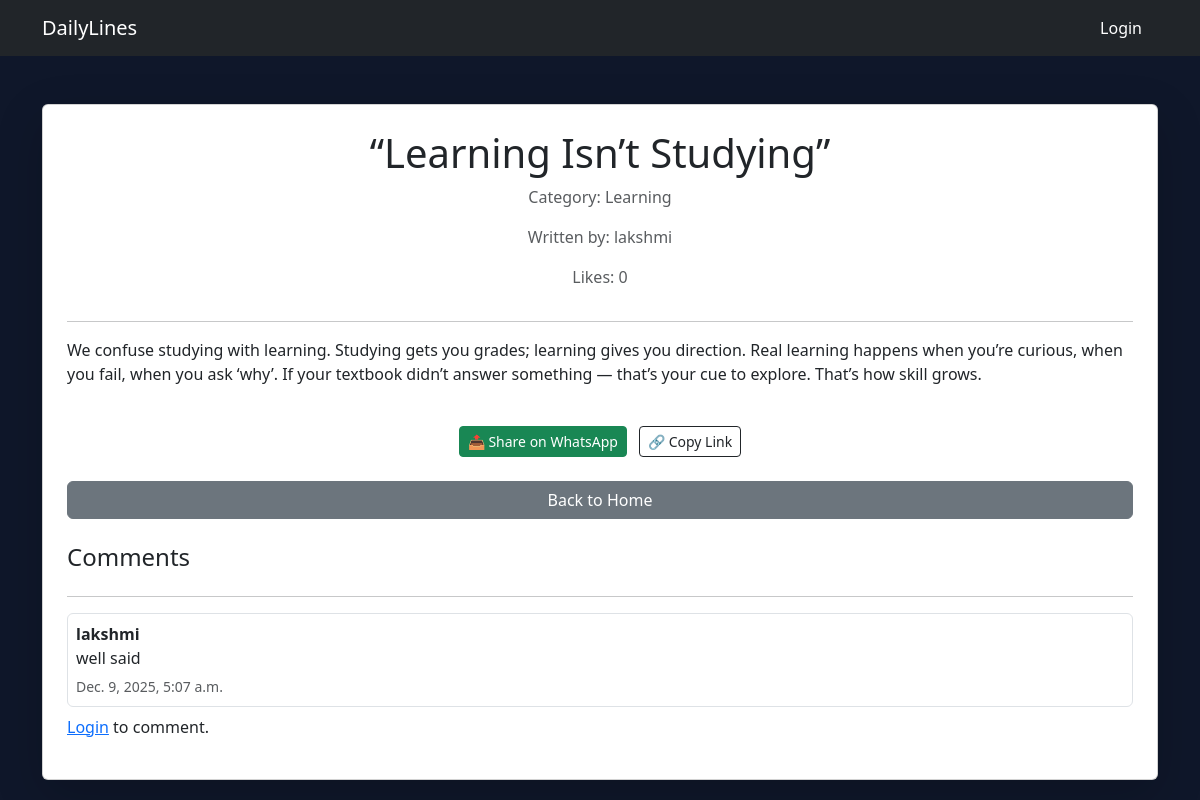
The app's page /post/2/ with its own data.
### blog/models.py (models this page shows, shortened)
class Post(models.Model):
    title = models.CharField(max_length=200)
    content = models.TextField()
    image = models.ImageField(upload_to='post_images/', blank=True, null=True)
    category = models.ForeignKey(Category, on_delete=models.SET_NULL, null=True)
    author = models.ForeignKey(User, on_delete=models.CASCADE)
    created_at = models.DateTimeField(auto_now_add=True)

class Category(models.Model):
    name = models.CharField(max_length=100, unique=True)

class Comment(models.Model):
    post = models.ForeignKey(Post, on_delete=models.CASCADE, related_name="comments")
    user = models.ForeignKey('auth.User', on_delete=models.CASCADE)
    text = models.TextField()
    created_at = models.DateTimeField(auto_now_add=True)

### blog/views.py (the view)
# urls.py: path('post/<int:id>/', views.post_details, name='post_details'),
def post_details(request, id):
    post = get_object_or_404(Post, id=id)
    comments = post.comments.all().order_by('-created_at')
    liked = False
    if request.user.is_authenticated:
        liked = post.likes.filter(user=request.user).exists()
    if request.method == "POST":
        form = CommentForm(request.POST)
        if form.is_valid():
            new_comment = form.save(commit=False)
            new_comment.post = post
            new_comment.user = request.user
            new_comment.save()
            return redirect('post_details', id=post.id)
    else:
        form = CommentForm()
    return render(request, 'blog/post_details.html', {
        'post': post,
        'comments': comments,
        'form': form,
        'liked': liked   # << send to template
    })

### blog/templates/blog/post_details.html (shortened to what this page needs)
<!DOCTYPE html>
<html>
<head>
    <link href="https://cdn.jsdelivr.net/npm/bootstrap@5.3.2/dist/css/bootstrap.min.css" rel="stylesheet">
</head>
<body style="background-color:#0f172a; color:#e5e7eb;">
<nav class="navbar navbar-expand-lg navbar-dark bg-dark">
  <div class="container">
    <a class="navbar-brand" href="{% url 'home' %}">DailyLines</a>
    <div class="collapse navbar-collapse">
      <ul class="navbar-nav ms-auto">
        {% if user.is_authenticated %}
            <li class="nav-item">
                <span class="nav-link">Welcome, {{ user.username }}</span>
            </li>
            <li class="nav-item">
                <form method="POST" action="{% url 'logout' %}">
                    {% csrf_token %}
                    <button type="submit" class="btn btn-danger text-white px-3">Logout</button>
                </form>
            </li>
        {% else %}
            <li class="nav-item">
                <a class="nav-link btn btn-success text-white px-3" href="{% url 'login' %}">Login</a>
            </li>
        {% endif %}
      </ul>
    </div>
  </div>
</nav>
<div class="container mt-5">
    <div class="card shadow-lg p-4">
        <h1 class="text-center">{{ post.title }}</h1>
        <p class="text-muted text-center">Category: {{ post.category.name }}</p>
        <p class="text-muted text-center">Written by: {{ post.author.username }}</p>
        <p class="text-center text-muted">Likes: {{ post.likes.count }}</p>
        <hr>
        <p>{{ post.content }}</p>
        <div class="text-center my-4">
            <a href="https://wa.me/?text={{ post.title }} - {{ request.build_absolute_uri }}"
               target="_blank"
               class="btn btn-success btn-sm me-2">
                📤 Share on WhatsApp
            </a>
            <button class="btn btn-outline-dark btn-sm" onclick="copyLink()">
                🔗 Copy Link
            </button>
        </div>
        <a href="{% url 'home' %}" class="btn btn-secondary w-100 mb-4">Back to Home</a>
        <h4>Comments</h4>
        <hr>
        {% for comment in comments %}
            <div class="border rounded p-2 mb-2">
                <strong>{{ comment.user.username }}</strong>
                <p class="mb-1">{{ comment.text }}</p>
                <small class="text-muted">{{ comment.created_at }}</small>
            </div>
        {% empty %}
            <p>No comments yet.</p>
        {% endfor %}
        {% if user.is_authenticated %}
        <form method="POST" class="mt-3">
            {% csrf_token %}
            {{ form.as_p }}
            <button class="btn btn-primary">Submit Comment</button>
        </form>
        {% else %}
        <p><a href="{% url 'login' %}">Login</a> to comment.</p>
        {% endif %}
    </div>
</div>
</body>
</html>

### records on screen
Post: title "“Learning Isn’t Studying”", category.name "Learning", author.username "lakshmi", likes.count "0", content "We confuse studying with learning. Studying gets you grades; learning gives you direction. Real learning happens when you’re curious, when you fail, when you ask ‘why’. If your textbook didn’t answer something — that’s your cue to explore. That’s how skill grows."
Comment: user.username "lakshmi", text "well said", created_at "Dec. 9, 2025, 5:07 a.m."
